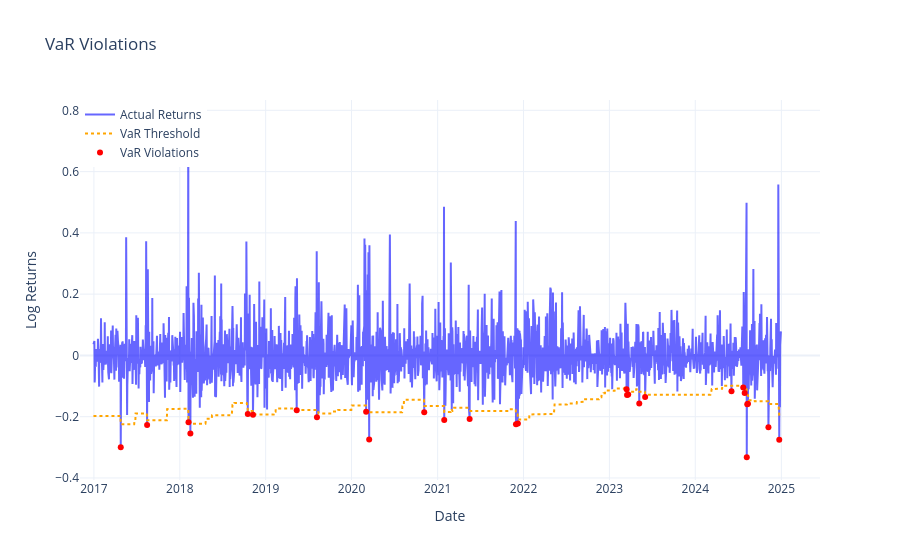

Write notebook code for a chart like this one.
### Code cell
plots.plot_var_violations(vix_fbm_var, var_col='VaR_99', predicted_col='predicted_log_vol_diff')

### Figure 1 — Plotly figure (JSON) as saved in the notebook; plotly's stock layout.template omitted (floating-point values rounded to 4 significant figures; data arrays with more than 128 entries replaced by an {"elided": "..."} marker saying what was removed)
{"data": [{"line": {"color": "blue"}, "mode": "lines", "name": "Actual Returns", "opacity": 0.6, "type": "scatter", "x": {"elided": "2033 str values"}, "y": {"elided": "2033 float values"}}, {"line": {"color": "orange", "dash": "dot"}, "mode": "lines", "name": "VaR Threshold", "type": "scatter", "x": {"elided": "2033 str values"}, "y": {"elided": "2033 float values"}}, {"marker": {"color": "red", "size": 6, "symbol": "circle"}, "mode": "markers", "name": "VaR Violations", "type": "scatter", "x": ["2017-04-25T00:00:00", "2017-08-15T00:00:00", "2018-02-07T00:00:00", "2018-02-15T00:00:00", "2018-10-17T00:00:00", "2018-11-08T00:00:00", "2019-05-13T00:00:00", "2019-08-07T00:00:00", "2020-03-03T00:00:00", "2020-03-16T00:00:00", "2020-11-05T00:00:00", "2021-01-29T00:00:00", "2021-05-17T00:00:00", "2021-11-30T00:00:00", "2021-12-08T00:00:00", "2023-03-15T00:00:00", "2023-03-17T00:00:00", "2023-03-22T00:00:00", "2023-05-08T00:00:00", "2023-06-02T00:00:00", "2024-06-03T00:00:00", "2024-07-23T00:00:00", "2024-07-29T00:00:00", "2024-08-07T00:00:00", "2024-08-09T00:00:00", "2024-08-12T00:00:00", "2024-11-07T00:00:00", "2024-12-23T00:00:00"], "y": [-0.2999, -0.2275, -0.2181, -0.2546, -0.1914, -0.1936, -0.1793, -0.2015, -0.1839, -0.2741, -0.1854, -0.2105, -0.2073, -0.2245, -0.2226, -0.1102, -0.1294, -0.1274, -0.1569, -0.1359, -0.1169, -0.1044, -0.1228, -0.3324, -0.1592, -0.1579, -0.2343, -0.2757]}], "layout": {"hovermode": "x unified", "legend": {"x": 0, "y": 1}, "title": {"text": "VaR Violations"}, "xaxis": {"title": {"text": "Date"}}, "yaxis": {"title": {"text": "Log Returns"}}}}
